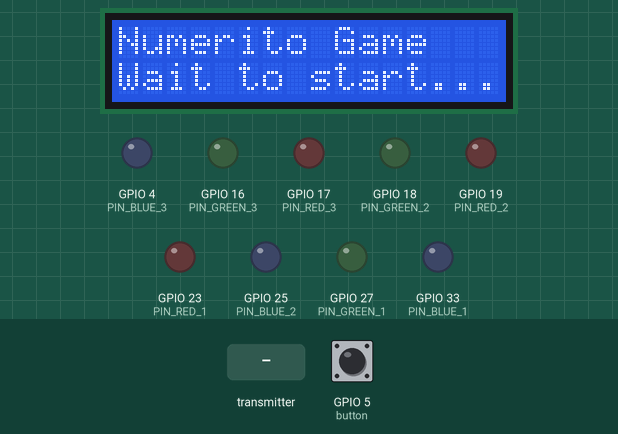
This sketch was run on a simulated ESP32. On the bench: 16×2 character LCD, output pins drawn as LEDs (lit = HIGH). The inputs (shaded band) are chosen by the test bench; at power-on: GPIO 5 (button) HIGH. What the sketch prints to the serial monitor is not drawn.

Above: at 1.2 s.
1.3 s: the transmitter starts sending p1_is_active = 1
At 2.1 s:
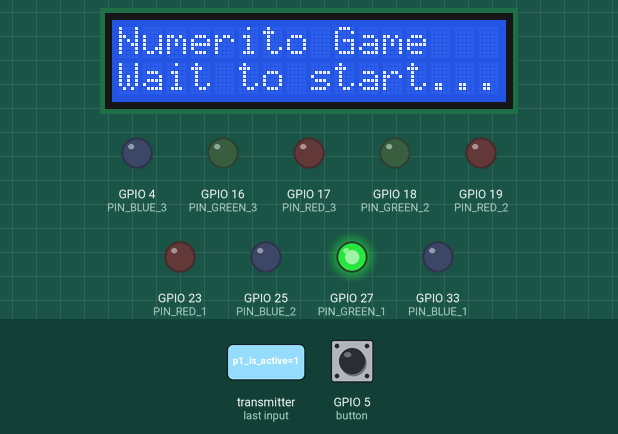
2.9 s: the transmitter starts sending p2_is_active = 1
At 3.4 s:
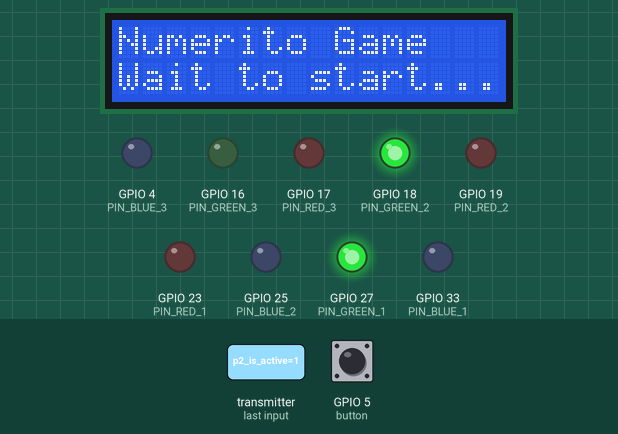
4.5 s: the transmitter starts sending p3_is_active = 1
At 5.5 s:
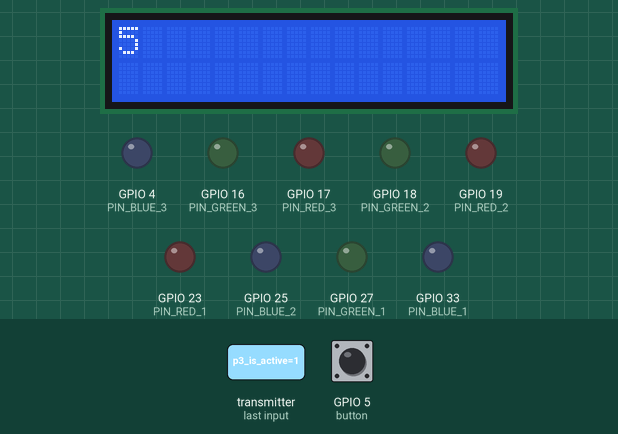
7.5 s: the transmitter starts sending p1_number = 1024
At 10.4 s:
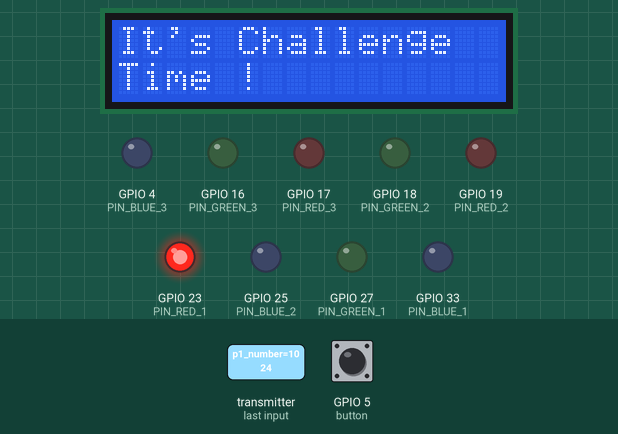
10.5 s: the transmitter starts sending p2_is_challenge = 1
At 15.0 s:
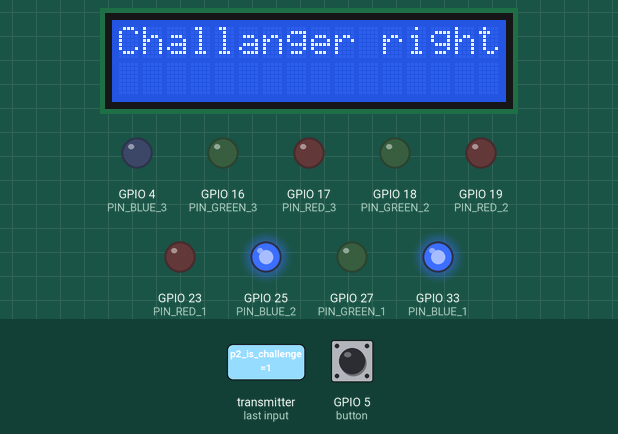
19.5 s: the transmitter starts sending p1_is_active = 0
At 21.1 s:
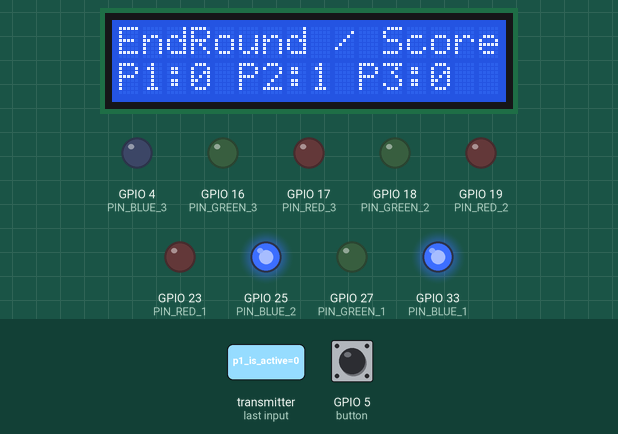
Timing chart, 0 to 47.5 s (numbered marks = the images above; inputs shaded):
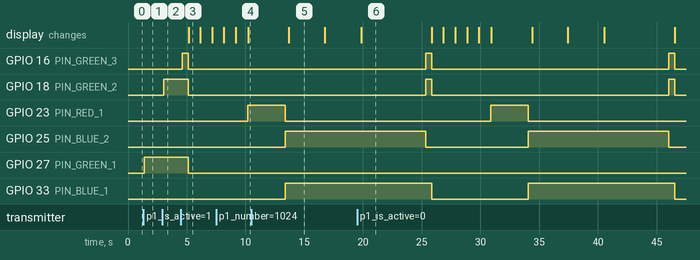

The sketch:

maincode.ino
```cpp
#include <esp_now.h>
#include <WiFi.h>
#include <LiquidCrystal_I2C.h>
#include <ezButton.h>

#define DEBOUNCE_TIME 50
ezButton button(5);

//P1 status led
#define PIN_RED_1        23 // GIOP23
#define PIN_GREEN_1    27 // GIOP27
#define PIN_BLUE_1     33 // GIOP33
//P2 status led
#define PIN_RED_2        19 // GIOP19
#define PIN_GREEN_2    18 // GIOP18
#define PIN_BLUE_2     25 // GIOP25
//P3 status led
#define PIN_RED_3        17 // GIOP17
#define PIN_GREEN_3    16 // GIOP16
#define PIN_BLUE_3     4 // GIOP4


// set the LCD number of columns and rows
int lcdColumns = 16;
int lcdRows = 2;


// Phase
const int SETUP = 0;
const int PLAYING = 1;
const int SENDING = 2;
const int FASTEST = 3;
const int CHALLANGE = 4;
const int FASTEST_CHALLENGE = 5;
const int WAIT_CHALLENGE = 6;
const int END_ROUND = 7;
const int END = 8;

const int RESET = -1;


// set LCD address, number of columns and rows
// if you don't know your display address, run an I2C scanner sketch
LiquidCrystal_I2C lcd(0x27, lcdColumns, lcdRows);

// E8:68:E7:22:B6:A8
uint8_t sevenSegment_Address[] = {0x30, 0xAE, 0xA4, 0x1A, 0x28, 0x20};
uint8_t playerOne_Address[] = {0xE8, 0x68, 0xE7, 0x22, 0xB6, 0xA8};
uint8_t playerTwo_Address[] = {0x3C, 0x61, 0x05, 0x03, 0xCC, 0x8C};
uint8_t playerThree_Address[] = {0x24, 0x0A, 0xC4, 0x9A, 0xFC, 0x98};


// Structure to receive data
// Must match the sender structure
typedef struct seven_segment_message_out {
    bool do_random;
    int reset;
} seven_segment_message_out;


typedef struct player_message_out {
    int round;
    int phase;
    int score;
} player_message_out;


typedef struct message_in {
    // seven segment
    bool is_random;
    int random_number;
    int random_color; // 1 : red, 2 : blue

    // player One
    bool p1_is_active;
    bool p1_is_challenge;
    int p1_number;

    // player Two
    bool p2_is_active;
    bool p2_is_challenge;
    int p2_number;

    // player Three
    bool p3_is_active;
    bool p3_is_challenge;
    int p3_number;

} message_in;


// Create a sevenSegment_message called data_in & data_out
seven_segment_message_out segmentData_out;
player_message_out player1_Data_out;
player_message_out player2_Data_out;
player_message_out player3_Data_out;

message_in dataIn;


int mainphase = SETUP;
int mainround = 0;
int random_number = 0;

int selecter_player_number;

int p1_ready = 0;
int p2_ready = 0;
int p3_ready = 0;

int fastest_player = 0;
int fastest_challenge_player = 0;
int winner = 0;

int player_score[4];


// About Time;
double t1;
double t2;
double t;


esp_now_peer_info_t peerInfo;


// Sent & Recv ===============================================================================

void OnDataSent(const uint8_t *mac_addr, esp_now_send_status_t status) {
    Serial.print("\r\nLast Packet Send Status:\t");
    Serial.println(status == ESP_NOW_SEND_SUCCESS ? "Delivery Success" : "Delivery Fail");
}

void OnDataRecv(const uint8_t * mac, const uint8_t *incomingData, int len) {
    memcpy(&dataIn, incomingData, sizeof(dataIn));

    Serial.print("Is random: ");        Serial.println(dataIn.is_random);
    Serial.print("Random number: ");    Serial.println(dataIn.random_number);
    Serial.print("Color: ");            Serial.println(dataIn.random_color);
    Serial.print("P1 active: ");        Serial.println(dataIn.p1_is_active);
    Serial.print("P1 number: ");        Serial.println(dataIn.p1_number);
    Serial.print("P2 active: ");        Serial.println(dataIn.p2_is_active);
    Serial.print("P2 number: ");        Serial.println(dataIn.p2_number);
    Serial.print("P3 active: ");        Serial.println(dataIn.p3_is_active);
    Serial.print("P3 number: ");        Serial.println(dataIn.p3_number);
    Serial.println();
}

// ===========================================================================================


// LCD Function ==============================================================================

void lcd_countdown(int x) {
    for (int i = x; i > 0; i--) {
        lcd.clear();
        lcd.setCursor(0, 0);
        lcd.print(i);
        delay(1000);
    }
}

void lcd_ManualCountdown(int x, String message) {
    lcd.clear();
    lcd.setCursor(0, 0);
    lcd.print(message);
    lcd.setCursor(0, 1);
    lcd.print(x);
}

void lcd_PlayingPhase() {
    lcd.clear();
    lcd.setCursor(0, 0);
    lcd.print("Round : ");
    lcd.print(mainround);
    lcd.setCursor(0, 1);
    lcd.print("Phase : Playing");
}

void lcd_ChallengePhase() {
    lcd.setCursor(0, 1);
    lcd.print("Challenge P");
    lcd.print(fastest_player);
    lcd.print("?    ");
}

void lcd_NumberMatch() {
    lcd.clear();
    lcd.setCursor(0, 0);
    lcd.print("Challanger wrong :(");

    delay(3000);

    lcd.clear();
    lcd.setCursor(0, 0);
    lcd.print("-1 challang. P");
    lcd.print(fastest_challenge_player);
    lcd.setCursor(0, 1);
    lcd.print("+1 to right. P");
    lcd.print(fastest_player);
}

void lcd_NumberWrong() {
    lcd.clear();
    lcd.setCursor(0, 0);
    lcd.print("Challanger right !");

    delay(3000);

    lcd.clear();
    lcd.setCursor(0, 0);
    lcd.print("+1 challang. P");
    lcd.print(fastest_challenge_player);
    lcd.setCursor(0, 1);
    lcd.print("-1 to lie. P");
    lcd.print(fastest_player);
}

void lcd_TimeoutChallenge() {
    lcd.clear();
    lcd.setCursor(0, 0);
    lcd.print("Challenge");
    lcd.setCursor(0, 1);
    lcd.print("Timeout..");

    delay(3000);

    lcd.clear();
    lcd.setCursor(0, 0);
    lcd.print("+1 to P");
    lcd.print(fastest_player);
}

void lcd_EndRound() {
    lcd.clear();
    lcd.setCursor(0, 0);
    lcd.print("EndRound / Score ");
    lcd.print(mainround);
    lcd.setCursor(0, 1);
    lcd.print("P1:");
    lcd.print(player_score[1]);
    lcd.print(" P2:");
    lcd.print(player_score[2]);
    lcd.print(" P3:");
    lcd.print(player_score[3]);
}

void lcd_EndGame() {
    lcd.clear();
    lcd.setCursor(0, 0);
    lcd.print("Game End");
    lcd.setCursor(0, 1);
    lcd.print("Winner is P");
    lcd.print(winner);
    lcd.print(" :)");
}

void lcd_ChallengeTime() {
    lcd.clear();
    lcd.setCursor(0, 0);
    lcd.print("It's Challenge");
    lcd.setCursor(0, 1);
    lcd.print("Time !");
}

// ===========================================================================================


// LED Function ==============================================================================

void set_led(int player, int red, int green, int blue) {
    if (player == 1) {
        //P1 status led
        analogWrite(PIN_RED_1, red);
        analogWrite(PIN_GREEN_1, green);
        analogWrite(PIN_BLUE_1, blue);
    } else if (player == 2) {
        //P2 status led
        analogWrite(PIN_RED_2, red);
        analogWrite(PIN_GREEN_2, green);
        analogWrite(PIN_BLUE_2, blue);
    } else if (player == 3) {
        //P3 status led
        analogWrite(PIN_RED_3, red);
        analogWrite(PIN_GREEN_3, green);
        analogWrite(PIN_BLUE_3, blue);
    }
}

// ===========================================================================================


// Send ESP-Now Function =====================================================================

void SendDoRandom() {
    segmentData_out.do_random = true;
    segmentData_out.reset = 0;
    esp_err_t result_segment = esp_now_send(sevenSegment_Address, (uint8_t *) &segmentData_out, sizeof(segmentData_out));
    if (result_segment == ESP_OK) {
        Serial.println("Sent with success");
    } else {
        Serial.println("Error sending the data");
    }
}

void ResetSevenSegment() {
    segmentData_out.do_random = false;
    segmentData_out.reset = 1;
    esp_err_t result_segment = esp_now_send(sevenSegment_Address, (uint8_t *) &segmentData_out, sizeof(segmentData_out));
    if (result_segment == ESP_OK) {
        Serial.println("Sent with success");
    } else {
        Serial.println("Error sending the data");
    }
}


void SendUpdateDataToPlayer() {
    esp_now_send(playerOne_Address, (uint8_t *) &player1_Data_out, sizeof(player1_Data_out));
    esp_now_send(playerTwo_Address, (uint8_t *) &player2_Data_out, sizeof(player2_Data_out));
    esp_now_send(playerThree_Address, (uint8_t *) &player3_Data_out, sizeof(player3_Data_out));
}

// ===========================================================================================


// Setup  ====================================================================================

void setup() {
    // initialize LCD
    lcd.init();
    // turn on LCD backlight
    lcd.backlight();

    // Initialize Serial Monitor
    Serial.begin(9600);

    segmentData_out.do_random = false;

    button.setDebounceTime(DEBOUNCE_TIME);

    lcd.clear();
    lcd.setCursor(0, 0);
    lcd.print("Numerito Game");

    lcd.setCursor(0, 1);
    lcd.print("Wait to start...");

    //P1 status led
    pinMode(PIN_RED_1,     OUTPUT);
    pinMode(PIN_GREEN_1, OUTPUT);
    pinMode(PIN_BLUE_1,    OUTPUT);

    //P2 status led
    pinMode(PIN_RED_2,     OUTPUT);
    pinMode(PIN_GREEN_2, OUTPUT);
    pinMode(PIN_BLUE_2,    OUTPUT);

    //P1 status led
    pinMode(PIN_RED_3,     OUTPUT);
    pinMode(PIN_GREEN_3, OUTPUT);
    pinMode(PIN_BLUE_3,    OUTPUT);

    // Set device as a Wi-Fi Station
    WiFi.mode(WIFI_STA);

    // Init ESP-NOW
    if (esp_now_init() != ESP_OK) {
        Serial.println("Error initializing ESP-NOW");
        return;
    }

    esp_now_register_recv_cb(OnDataRecv);
    esp_now_register_send_cb(OnDataSent);

    peerInfo.channel = 0;
    peerInfo.encrypt = false;

    // Register peer & Add peer
    memcpy(peerInfo.peer_addr, sevenSegment_Address, 6);
    if (esp_now_add_peer(&peerInfo) != ESP_OK){
        Serial.println("Failed to add peer");
        return;
    }
    memcpy(peerInfo.peer_addr, playerOne_Address, 6);
    if (esp_now_add_peer(&peerInfo) != ESP_OK){
        Serial.println("Failed to add peer");
        return;
    }
    memcpy(peerInfo.peer_addr, playerTwo_Address, 6);
    if (esp_now_add_peer(&peerInfo) != ESP_OK){
        Serial.println("Failed to add peer");
        return;
    }
    memcpy(peerInfo.peer_addr, playerThree_Address, 6);
    if (esp_now_add_peer(&peerInfo) != ESP_OK){
        Serial.println("Failed to add peer");
        return;
    }

    for (int i = 0; i<4 ; i++){
        player_score[i] = 0 ;
    }

    player1_Data_out.phase = RESET;
    player2_Data_out.phase = RESET;
    player3_Data_out.phase = RESET;

    ResetSevenSegment();

    SendUpdateDataToPlayer();
}

// ===========================================================================================


// Loop ======================================================================================

void loop() {
  //reset button
  button.loop(); // MUST call the loop() function first

  if (button.isPressed())
    ESP.restart();

  // if (button.isReleased())
  //   Serial.println("The button is released");

    if (mainphase == SETUP && dataIn.p1_is_active) {
        set_led(1, 0, 255, 0);
        p1_ready = 1;
    }

    // dataIn.p2_is_active = 1;
    if (mainphase == SETUP && dataIn.p2_is_active) {
        set_led(2, 0, 255, 0);
        p2_ready = 1;
    }

    // dataIn.p3_is_active = 1;
    if (mainphase == SETUP && dataIn.p3_is_active) {
        set_led(3, 0, 255, 0);
        p3_ready = 1;
    }


    // All player ready to play.
    if ( mainphase == SETUP && p1_ready && p2_ready && p3_ready ) {
        mainphase = PLAYING;
        mainround += 1;

        fastest_player = 0;
        player1_Data_out.phase = mainphase;
        player1_Data_out.round = mainround;
        player1_Data_out.score = player_score[1]; // Just test !!!

        player2_Data_out.phase = mainphase;
        player2_Data_out.round = mainround;
        player2_Data_out.score = player_score[2]; // Just test !!!

        player3_Data_out.phase = mainphase;
        player3_Data_out.round = mainround;
        player3_Data_out.score = player_score[3]; // Just test !!!

        SendUpdateDataToPlayer();

        delay(500);
        set_led(1, 0, 0, 0);
        set_led(2, 0, 0, 0);
        set_led(3, 0, 0, 0);
        lcd_countdown(5);
        SendDoRandom();
        lcd_PlayingPhase();
    }

    if (dataIn.random_number != 0 && random_number != dataIn.random_number) {
        random_number = dataIn.random_number;
        Serial.printf("random_number: %d\n", random_number);
    }


    // Fastest player found.
    if ( mainphase == PLAYING && fastest_player == 0 ) {
        if (dataIn.p1_number != 0) {
            fastest_player = 1;
            selecter_player_number = dataIn.p1_number;

            set_led(1, 255, 0, 0);
            lcd_ChallengeTime();
            delay(3000);
            mainphase = CHALLANGE;
            lcd_ChallengePhase();
            t1 = millis();

            player1_Data_out.phase = FASTEST;
            player2_Data_out.phase = CHALLANGE;
            player3_Data_out.phase = CHALLANGE;
            SendUpdateDataToPlayer();

        } else if (dataIn.p2_number != 0) {
            fastest_player = 2;
            selecter_player_number = dataIn.p2_number;

            set_led(2, 255, 0, 0);
            lcd_ChallengeTime();
            delay(3000);
            mainphase = CHALLANGE;
            lcd_ChallengePhase();
            t1 = millis();

            player1_Data_out.phase = CHALLANGE;
            player2_Data_out.phase = FASTEST;
            player3_Data_out.phase = CHALLANGE;
            SendUpdateDataToPlayer();

        } else if (dataIn.p3_number != 0) {
            fastest_player = 3;
            selecter_player_number = dataIn.p3_number;

            set_led(3, 255, 0, 0);
            lcd_ChallengeTime();
            delay(3000);
            mainphase = CHALLANGE;
            lcd_ChallengePhase();
            t1 = millis();

            player1_Data_out.phase = CHALLANGE;
            player2_Data_out.phase = CHALLANGE;
            player3_Data_out.phase = FASTEST;
            SendUpdateDataToPlayer();
            // set_timer();
        }
    }


    if ( mainphase == CHALLANGE ) {
        ResetSevenSegment();
        // lcd_ChallengeTime();
        // delay(4000);

        t2 = millis();
        t = t2 - t1;

        // If having challanger !
        if (t <= 10000) {
            lcd_ManualCountdown(10 - t/1000, "Challenging time!");
            if (dataIn.p1_is_challenge && fastest_player != 1) {
                fastest_challenge_player = 1;

                set_led(1, 0, 0, 255);
                set_led(fastest_player, 0, 0, 255);

                player1_Data_out.phase = FASTEST_CHALLENGE;
                if (fastest_player == 2)
                    player3_Data_out.phase = WAIT_CHALLENGE;
                else if (fastest_player == 3)
                    player2_Data_out.phase = WAIT_CHALLENGE;

                SendUpdateDataToPlayer();

                mainphase = FASTEST_CHALLENGE;

            } else if (dataIn.p2_is_challenge && fastest_player != 2) {
                fastest_challenge_player = 2;

                set_led(2, 0, 0, 255);
                set_led(fastest_player, 0, 0, 255);

                player2_Data_out.phase = FASTEST_CHALLENGE;
                if (fastest_player == 1)
                    player3_Data_out.phase = WAIT_CHALLENGE;
                else if (fastest_player == 3)
                    player1_Data_out.phase = WAIT_CHALLENGE;

                SendUpdateDataToPlayer();

                mainphase = FASTEST_CHALLENGE;

            } else if (dataIn.p3_is_challenge && fastest_player != 3) {
                fastest_challenge_player = 3;

                set_led(3, 0, 0, 255);
                set_led(fastest_player, 0, 0, 255);

                player3_Data_out.phase = FASTEST_CHALLENGE;
                if (fastest_player == 2)
                    player1_Data_out.phase = WAIT_CHALLENGE;
                else if (fastest_player == 1)
                    player2_Data_out.phase = WAIT_CHALLENGE;

                SendUpdateDataToPlayer();

                mainphase = FASTEST_CHALLENGE;
            }

        } else {
            lcd_TimeoutChallenge();
            player_score[fastest_player] += 1;


            delay(3000);

            mainphase = END_ROUND;
        }
    }


    if ( mainphase == FASTEST_CHALLENGE ) {

        Serial.printf("player: %d, correct: %d\n", selecter_player_number,random_number);

        if (selecter_player_number == random_number) {
            player_score[fastest_player] += 1;
            Serial.printf("fastest: %d, score: %d\n", fastest_player, player_score[fastest_player]);

            if(player_score[fastest_challenge_player] > 0)
                player_score[fastest_challenge_player] -= 1;

            lcd_NumberMatch();
            delay(3000);
        } else {
            player_score[fastest_challenge_player] += 1;

            if(player_score[fastest_player] > 0)
                player_score[fastest_player] -= 1;

            lcd_NumberWrong();
            delay(3000);
        }

        player1_Data_out.score = player_score[1];
        player2_Data_out.score = player_score[2];
        player3_Data_out.score = player_score[3];

        player1_Data_out.phase = END_ROUND;
        player2_Data_out.phase = END_ROUND;
        player3_Data_out.phase = END_ROUND;

        SendUpdateDataToPlayer();

        mainphase = END_ROUND;
    }


    if ( mainphase == END_ROUND ) {
        lcd_EndRound();
        delay(5000);

        for (int i=1 ; i<4 ; i++) {
            if (player_score[i] >= 3) {
                player1_Data_out.phase = END;
                player2_Data_out.phase = END;
                player3_Data_out.phase = END;

                SendUpdateDataToPlayer();
                winner = i;
                mainphase = END;

                break;

            } else {
                player1_Data_out.phase = SETUP;
                player2_Data_out.phase = SETUP;
                player3_Data_out.phase = SETUP;

                SendUpdateDataToPlayer();

                fastest_player = 0;
                fastest_challenge_player = 0;

                mainphase = SETUP;
            }
        }


    }

    if ( mainphase == END ){
        ResetSevenSegment();

        lcd_EndGame();
        delay(8000);
        ESP.restart();
    }


    delay(100);
}
```

Measured:
- after the input at 1.3 s, GPIO 27 (PIN_GREEN_1): LOW → HIGH after 0.10 s
- after the input at 2.9 s, GPIO 18 (PIN_GREEN_2): LOW → HIGH after 0.14 s
- after the input at 4.5 s, GPIO 16 (PIN_GREEN_3): LOW → HIGH after 0.14 s, → LOW 0.51 s later; GPIO 18 (PIN_GREEN_2), GPIO 27 (PIN_GREEN_1): HIGH → LOW after 0.65 s; the display: changes after 0.65 s (image 3)
- after the input at 7.5 s, GPIO 23 (PIN_RED_1): LOW → HIGH after 2.7 s; the display: first differs from a run without the input after 2.7 s (image 4)
- after the input at 10.5 s, GPIO 23 (PIN_RED_1): HIGH → LOW after 2.9 s; GPIO 25 (PIN_BLUE_2), GPIO 33 (PIN_BLUE_1): LOW → HIGH after 2.9 s; the display: changes after 3.2 s (image 5)
- after the input at 19.5 s, GPIO 27 (PIN_GREEN_1): stops changing and stays LOW
- what the display in image 3 shows lasts 1.0 s, from 5.2 s to 6.2 s
